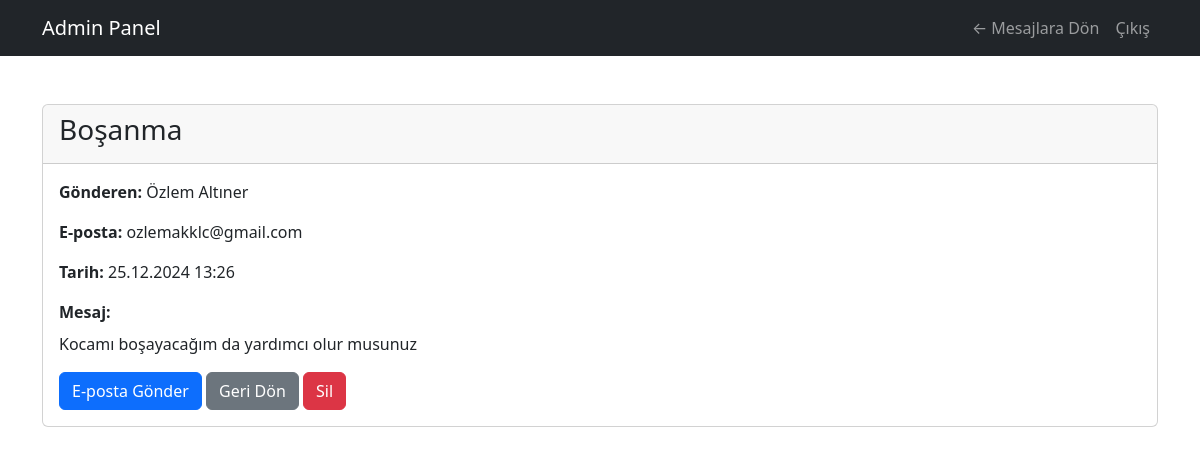
/admin/mesaj-detay.php?id=14 (signed in), run on the app's committed database.
### tables this page shows
CREATE TABLE IF NOT EXISTS `contact_messages` (
  `id` int NOT NULL AUTO_INCREMENT,
  `name` varchar(100) NOT NULL,
  `email` varchar(100) NOT NULL,
  `phone` varchar(20) DEFAULT NULL,
  `subject` varchar(255) DEFAULT NULL,
  `message` text NOT NULL,
  `is_read` tinyint(1) DEFAULT '0',
  `created_at` timestamp NULL DEFAULT CURRENT_TIMESTAMP,
  PRIMARY KEY (`id`)
);

### admin/mesaj-detay.php (the view, shortened to what this page needs)
<?php
include '../includes/config.php';
$id = isset($_GET['id']) ? (int)$_GET['id'] : 0;
$query = "SELECT * FROM contact_messages WHERE id = ?";
$stmt = $conn->prepare($query);
$stmt->bind_param("i", $id);
$stmt->execute();
$result = $stmt->get_result();
$message = $result->fetch_assoc();
?>
<!DOCTYPE html>
<html lang="tr">
<head>
    <link rel="stylesheet" href="https://cdn.jsdelivr.net/npm/bootstrap@5.3.0/dist/css/bootstrap.min.css">
</head>
<body>
    <nav class="navbar navbar-expand-lg navbar-dark bg-dark">
        <div class="container">
            <a class="navbar-brand" href="index.php">Admin Panel</a>
            <div class="navbar-nav ms-auto">
                <a href="mesajlar.php" class="nav-link">← Mesajlara Dön</a>
                <a href="logout.php" class="nav-link">Çıkış</a>
            </div>
        </div>
    </nav>
    <div class="container py-5">
        <div class="card">
            <div class="card-header">
                <h3 class="card-title"><?php echo htmlspecialchars($message['subject']); ?></h3>
            </div>
            <div class="card-body">
                <div class="mb-3">
                    <strong>Gönderen:</strong> <?php echo htmlspecialchars($message['name']); ?>
                </div>
                <div class="mb-3">
                    <strong>E-posta:</strong> <?php echo htmlspecialchars($message['email']); ?>
                </div>
                <div class="mb-3">
                    <strong>Tarih:</strong> <?php echo date('d.m.Y H:i', strtotime($message['created_at'])); ?>
                </div>
                <div class="mb-3">
                    <strong>Mesaj:</strong>
                    <p class="mt-2"><?php echo nl2br(htmlspecialchars($message['message'])); ?></p>
                </div>
                <a href="mailto:<?php echo $message['email']; ?>" class="btn btn-primary">E-posta Gönder</a>
                <a href="mesajlar.php" class="btn btn-secondary">Geri Dön</a>
                <a href="mesajlar.php?delete=<?php echo $message['id']; ?>"
                   class="btn btn-danger"
                   onclick="return confirm('Bu mesajı silmek istediğinizden emin misiniz?')">Sil</a>
            </div>
        </div>
    </div>
</body>
</html>

### data on the page
contact_messages: subject "Boşanma", name "Özlem Altıner", email "ozlemakklc@gmail.com", created_at "25.12.2024 13:26", message "Kocamı boşayacağım da yardımcı olur musunuz"
